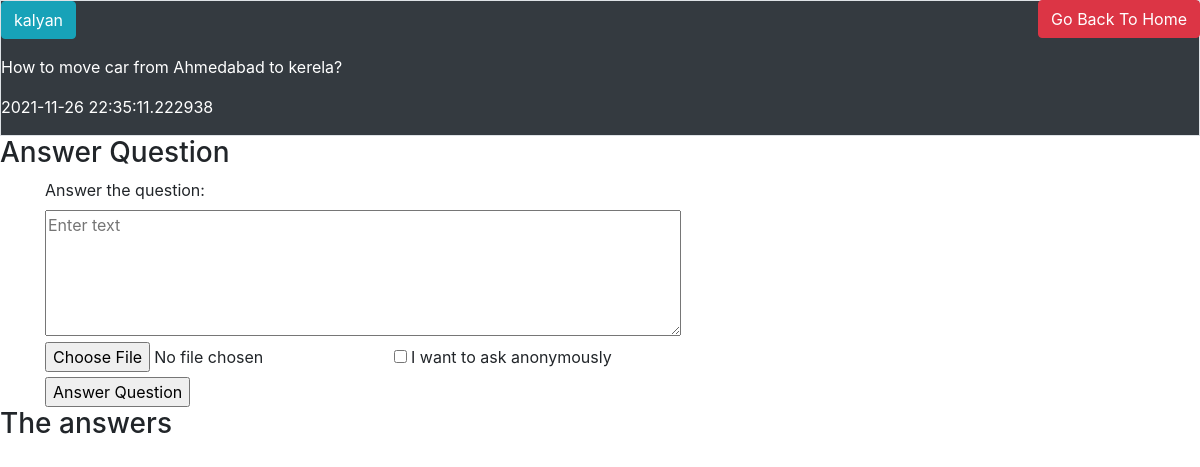
Page /Question/2 on the committed database.
### tables this page shows
CREATE TABLE User(
    user_id     INTEGER PRIMARY KEY autoincrement,
    User_name   varchar(20),
    Password    blob(50),
    Salt        blob(8),
    Email       varchar(40),
    LastLogin   Text);

CREATE TABLE Questions(
    Q_id        INTEGER PRIMARY KEY autoincrement,
    user_id     int not null,
    Q_Text      varchar(500),
    Anonymous   int default 0,
    Date        Text);

### app.py (the view)
@app.route('/Question/<int:Q_id>',methods=["POST","GET"])
def Question(Q_id):
    if(request.method=="POST"):
        A_txt=request.form['A_text']
        An=int(request.form.get('anonymous',0))
        file=request.files['file']
        if(A_txt):
            A_id=InsertAns(Q_id,session['UserId'],A_txt,An)
            if(file):
                f_path=os.path.join(app.config['UPLOAD_FOLDER'],file.filename)
                file.save("static/"+f_path)
                InsertFiles(A_id,f_path)
        else:
            print("Answer is blank")
        return render_template('Question.html',Question=GetQuestion(Q_id),Get_File=GetFileLoc,get_Name=GetUserName)
    else:
        return render_template('Question.html',Question=GetQuestion(Q_id),Get_File=GetFileLoc,get_Name=GetUserName)

### Sql_Querries.py (called while the page is built)
def GetUserName(U_Id):
    conn=sqlite3.connect('quora.db')
    cur=conn.cursor()
    cur.execute("Select User_name from User where user_id=?",(U_Id,))
    res=cur.fetchone()
    conn.close()
    return res[0]

def GetQuestion(Q_id):
    conn=sqlite3.connect('quora.db')
    cur=conn.cursor()
    cur.execute("Select * from Questions where Q_id=?",(Q_id,))
    Ques=cur.fetchall()
    cur.execute("Select * from Answer where Q_id=?",(Q_id,))
    Ans=cur.fetchall()
    conn.close()
    return {"Ques":Ques[0],"Ans":Ans}

### templates/Question.html (shortened to what this page needs)
{% extends "Base.html" %}
{% block Body %}
<a href="{{url_for('Home')}}" class="btn btn-danger float-right">Go Back To Home</a>
<div class="border bg-dark text-white">
    {% if Question['Ques'][3] == 1 %}
        <p>user: Ananymous<p>
    {% else %}
    <p><a href="/profile/{{Question['Ques'][1]}}" class="btn btn-info">{{get_Name(Question['Ques'][1])}}</a></p>
    {% endif %}
    <p>{{Question['Ques'][2]}}</p>
    <p>{{Question['Ques'][4]}}</p>
</div>
<h3>Answer Question</h3>
<div class="container">
    <form action="/Question/{{Question['Ques'][0]}}" method="POST" enctype="multipart/form-data">
        <label for="A_text2">Answer the question:</label>
        <br>
        <textarea rows="5" cols="60" name="A_text" placeholder="Enter text"></textarea>
        <br/>
        <input type="file" name="file" value="Add file to support your Answer">
        <input type="checkbox" id="anonymous" name="anonymous" value="1">
        <label for="anonymous"> I want to ask anonymously </label><br>
        <input type="submit" value="Answer Question"/>
    </form>
</div>
<h3> The answers </h3>
{% endblock Body %}

### rows in the picture
User: User_name "kalyan"
Questions: Q_Text "How to move car from Ahmedabad to kerela?", Date "2021-11-26 22:35:11.222938"
